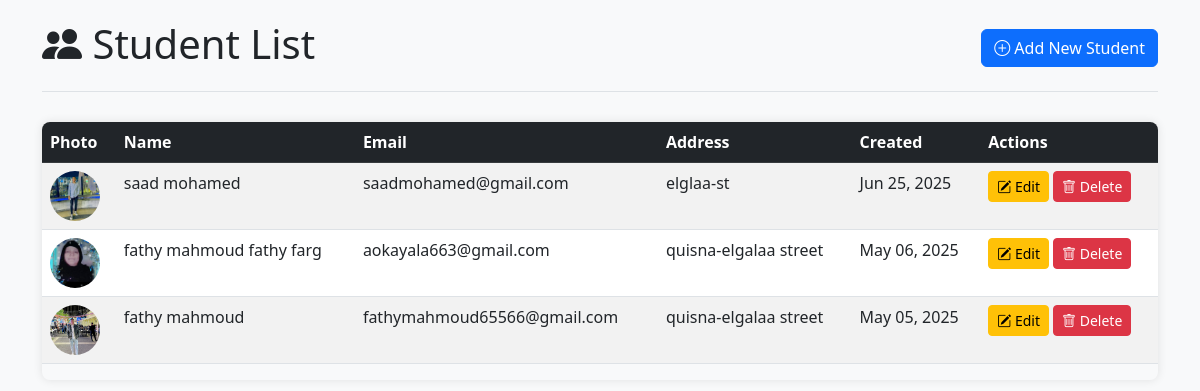
The page / on the database its author committed.
### student/models.py (models this page shows, shortened)
class Student(models.Model):
    name = models.CharField(max_length = 60)
    email = models.EmailField(max_length = 90, unique=True)
    address = models.CharField(max_length= 80)
    image = models.ImageField(upload_to='photos' , default='default.jpg')
    created = models.DateTimeField(default=timezone.now)
    class Meta:
        ordering = ['-created']

### student/views.py (the view)
class StudentList(ListView):
    model = Student
    template_name = 'crud/student_list.html'
    context_object_name = 'student'
    def get_context_data(self, **kwargs):
        context = super().get_context_data(**kwargs)
        context["students"] = Student.objects.all()
        return context

### templates/crud/student_list.html
{% extends 'base.html' %}
{% load static %}
{% block content %}
<div class="page-header">
    <h1><i class="bi bi-people-fill"></i> Student List</h1>
    <a href="{% url "student_create" %}" class="btn btn-primary">
        <i class="bi bi-plus-circle"></i> Add New Student
    </a>
</div>
<div class="table-container">
    <table class="table table-striped table-hover">
        <thead class="table-dark">
            <tr>
                <th>Photo</th>
                <th>Name</th>
                <th>Email</th>
                <th>Address</th>
                <th>Created</th>
                <th>Actions</th>
            </tr>
        </thead>
        <tbody>
            {% for student in students %}
            <tr>
                <td>
                    <img src="{{ student.image.url }}" alt="{{ student.name }}" class="student-img" width='60'>
                </td>
                <td>{{ student.name }}</td>
                <td>{{ student.email }}</td>
                <td>{{ student.address }}</td>
                <td>{{ student.created|date:"M d, Y" }}</td>
                <td>
                    <a href="{% url 'student_update' student.pk %}" class="btn btn-sm btn-warning">
                        <i class="bi bi-pencil-square"></i> Edit
                    </a>
                    <a href="{% url 'student_delete' student.pk %}" class="btn btn-sm btn-danger">
                        <i class="bi bi-trash"></i> Delete
                    </a>
                </td>
            </tr>
            {% empty %}
            <tr>
                <td colspan="6" class="text-center">No students found.</td>
            </tr>
            {% endfor %}
        </tbody>
    </table>
</div>
{% endblock %}

### templates/base.html (shortened to what this page needs)
{% load static %}
<!DOCTYPE html>
<html lang="en">
<head>
    <link href="https://cdn.jsdelivr.net/npm/bootstrap@5.3.0/dist/css/bootstrap.min.css" rel="stylesheet">
    <link rel="stylesheet" href="https://cdn.jsdelivr.net/npm/bootstrap-icons@1.10.0/font/bootstrap-icons.css">
    <link rel="stylesheet" href="{% static "style.css" %}">
</head>
<body>
    <div class="container">
        {% block content %}
        {% endblock %}
    </div>
</body>
</html>

### crud/static/style.css (style rules this page uses)
body { padding: 20px; background-color: #f8f9fa; }
.table-container { margin-top: 30px; box-shadow: 0 0 10px rgba(0, 0, 0, 0.1); border-radius: 8px; overflow: hidden; }
.student-img { width: 50px; height: 50px; object-fit: cover; border-radius: 50%; }
.page-header { display: flex; justify-content: space-between; align-items: center; margin-bottom: 30px; padding-bottom: 15px; border-bottom: 1px solid #dee2e6; }

### rows shown on the page
Student: image (picture), name "saad mohamed", email "saadmohamed@gmail.com", address "elglaa-st", created "Jun 25, 2025"
Student: image (picture), name "fathy mahmoud fathy farg", email "aokayala663@gmail.com", address "quisna-elgalaa street", created "May 06, 2025"
Student: image (picture), name "fathy mahmoud", email "fathymahmoud65566@gmail.com", address "quisna-elgalaa street", created "May 05, 2025"
